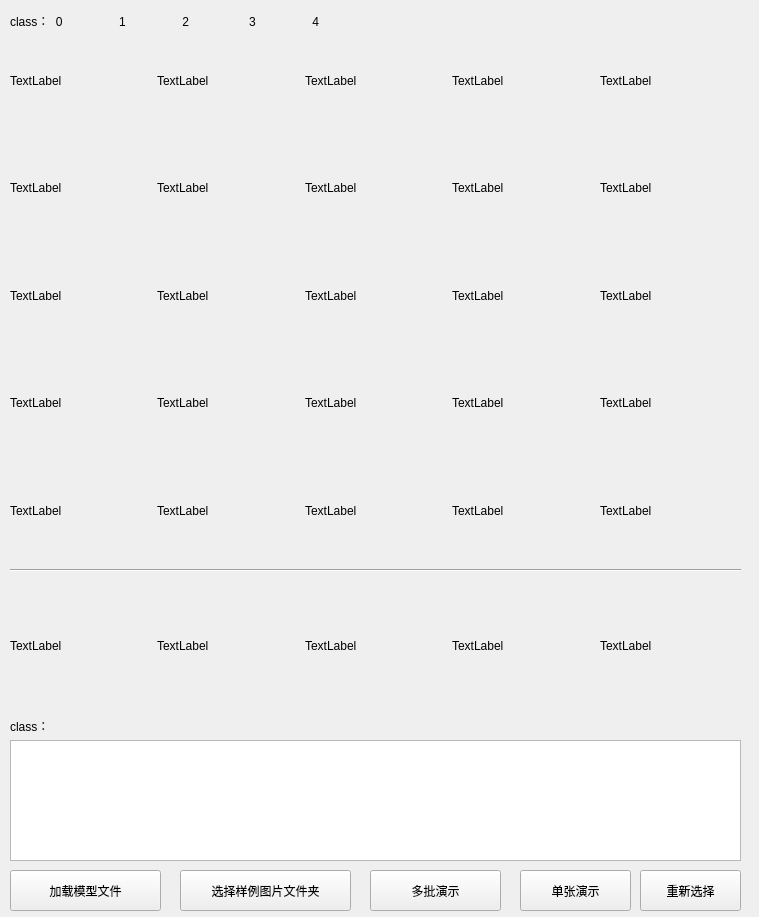
<?xml version="1.0" encoding="UTF-8"?>
<ui version="4.0">
 <class>Form</class>
 <widget class="QWidget" name="Form">
  <property name="geometry">
   <rect>
    <x>0</x>
    <y>0</y>
    <width>759</width>
    <height>917</height>
   </rect>
  </property>
  <property name="windowTitle">
   <string>miniimgnet_few_shot</string>
  </property>
  <widget class="QPlainTextEdit" name="TextEdit">
   <property name="geometry">
    <rect>
     <x>10</x>
     <y>740</y>
     <width>731</width>
     <height>121</height>
    </rect>
   </property>
  </widget>
  <widget class="QPushButton" name="button_multi_show">
   <property name="geometry">
    <rect>
     <x>370</x>
     <y>870</y>
     <width>131</width>
     <height>41</height>
    </rect>
   </property>
   <property name="text">
    <string>多批演示</string>
   </property>
  </widget>
  <widget class="QPushButton" name="button_select_folds">
   <property name="geometry">
    <rect>
     <x>180</x>
     <y>870</y>
     <width>171</width>
     <height>41</height>
    </rect>
   </property>
   <property name="text">
    <string>选择样例图片文件夹</string>
   </property>
  </widget>
  <widget class="QPushButton" name="button_load_model">
   <property name="geometry">
    <rect>
     <x>10</x>
     <y>870</y>
     <width>151</width>
     <height>41</height>
    </rect>
   </property>
   <property name="text">
    <string>加载模型文件</string>
   </property>
  </widget>
  <widget class="QPushButton" name="button_single_show">
   <property name="geometry">
    <rect>
     <x>520</x>
     <y>870</y>
     <width>111</width>
     <height>41</height>
    </rect>
   </property>
   <property name="text">
    <string>单张演示</string>
   </property>
  </widget>
  <widget class="QPushButton" name="button_clear">
   <property name="geometry">
    <rect>
     <x>640</x>
     <y>870</y>
     <width>101</width>
     <height>41</height>
    </rect>
   </property>
   <property name="text">
    <string>重新选择</string>
   </property>
  </widget>
  <widget class="QLabel" name="label_trainclass">
   <property name="geometry">
    <rect>
     <x>10</x>
     <y>10</y>
     <width>731</width>
     <height>21</height>
    </rect>
   </property>
   <property name="text">
    <string>class：  0                 1                 2                  3                 4</string>
   </property>
  </widget>
  <widget class="QLabel" name="label_testclass">
   <property name="geometry">
    <rect>
     <x>10</x>
     <y>710</y>
     <width>731</width>
     <height>31</height>
    </rect>
   </property>
   <property name="text">
    <string>class：</string>
   </property>
  </widget>
  <widget class="QWidget" name="horizontalLayoutWidget">
   <property name="geometry">
    <rect>
     <x>10</x>
     <y>30</y>
     <width>731</width>
     <height>531</height>
    </rect>
   </property>
   <layout class="QHBoxLayout" name="horizontalLayout">
    <item>
     <layout class="QVBoxLayout" name="verticalLayout">
      <item>
       <widget class="QLabel" name="train_11">
        <property name="text">
         <string>TextLabel</string>
        </property>
       </widget>
      </item>
      <item>
       <widget class="QLabel" name="train_12">
        <property name="text">
         <string>TextLabel</string>
        </property>
       </widget>
      </item>
      <item>
       <widget class="QLabel" name="train_13">
        <property name="text">
         <string>TextLabel</string>
        </property>
       </widget>
      </item>
      <item>
       <widget class="QLabel" name="train_14">
        <property name="text">
         <string>TextLabel</string>
        </property>
       </widget>
      </item>
      <item>
       <widget class="QLabel" name="train_15">
        <property name="text">
         <string>TextLabel</string>
        </property>
       </widget>
      </item>
     </layout>
    </item>
    <item>
     <layout class="QVBoxLayout" name="verticalLayout_6">
      <item>
       <widget class="QLabel" name="train_21">
        <property name="text">
         <string>TextLabel</string>
        </property>
       </widget>
      </item>
      <item>
       <widget class="QLabel" name="train_22">
        <property name="text">
         <string>TextLabel</string>
        </property>
       </widget>
      </item>
      <item>
       <widget class="QLabel" name="train_23">
        <property name="text">
         <string>TextLabel</string>
        </property>
       </widget>
      </item>
      <item>
       <widget class="QLabel" name="train_24">
        <property name="text">
         <string>TextLabel</string>
        </property>
       </widget>
      </item>
      <item>
       <widget class="QLabel" name="train_25">
        <property name="text">
         <string>TextLabel</string>
        </property>
       </widget>
      </item>
     </layout>
    </item>
    <item>
     <layout class="QVBoxLayout" name="verticalLayout_8">
      <item>
       <widget class="QLabel" name="train_31">
        <property name="text">
         <string>TextLabel</string>
        </property>
       </widget>
      </item>
      <item>
       <widget class="QLabel" name="train_32">
        <property name="text">
         <string>TextLabel</string>
        </property>
       </widget>
      </item>
      <item>
       <widget class="QLabel" name="train_33">
        <property name="text">
         <string>TextLabel</string>
        </property>
       </widget>
      </item>
      <item>
       <widget class="QLabel" name="train_34">
        <property name="text">
         <string>TextLabel</string>
        </property>
       </widget>
      </item>
      <item>
       <widget class="QLabel" name="train_35">
        <property name="text">
         <string>TextLabel</string>
        </property>
       </widget>
      </item>
     </layout>
    </item>
    <item>
     <layout class="QVBoxLayout" name="verticalLayout_9">
      <item>
       <widget class="QLabel" name="train_41">
        <property name="text">
         <string>TextLabel</string>
        </property>
       </widget>
      </item>
      <item>
       <widget class="QLabel" name="train_42">
        <property name="text">
         <string>TextLabel</string>
        </property>
       </widget>
      </item>
      <item>
       <widget class="QLabel" name="train_43">
        <property name="text">
         <string>TextLabel</string>
        </property>
       </widget>
      </item>
      <item>
       <widget class="QLabel" name="train_44">
        <property name="text">
         <string>TextLabel</string>
        </property>
       </widget>
      </item>
      <item>
       <widget class="QLabel" name="train_45">
        <property name="text">
         <string>TextLabel</string>
        </property>
       </widget>
      </item>
     </layout>
    </item>
    <item>
     <layout class="QVBoxLayout" name="verticalLayout_10">
      <item>
       <widget class="QLabel" name="train_51">
        <property name="text">
         <string>TextLabel</string>
        </property>
       </widget>
      </item>
      <item>
       <widget class="QLabel" name="train_52">
        <property name="text">
         <string>TextLabel</string>
        </property>
       </widget>
      </item>
      <item>
       <widget class="QLabel" name="train_53">
        <property name="text">
         <string>TextLabel</string>
        </property>
       </widget>
      </item>
      <item>
       <widget class="QLabel" name="train_54">
        <property name="text">
         <string>TextLabel</string>
        </property>
       </widget>
      </item>
      <item>
       <widget class="QLabel" name="train_55">
        <property name="text">
         <string>TextLabel</string>
        </property>
       </widget>
      </item>
     </layout>
    </item>
   </layout>
  </widget>
  <widget class="QWidget" name="horizontalLayoutWidget_2">
   <property name="geometry">
    <rect>
     <x>10</x>
     <y>580</y>
     <width>731</width>
     <height>131</height>
    </rect>
   </property>
   <layout class="QHBoxLayout" name="horizontalLayout_2">
    <item>
     <widget class="QLabel" name="test_1">
      <property name="text">
       <string>TextLabel</string>
      </property>
     </widget>
    </item>
    <item>
     <widget class="QLabel" name="test_2">
      <property name="text">
       <string>TextLabel</string>
      </property>
     </widget>
    </item>
    <item>
     <widget class="QLabel" name="test_3">
      <property name="text">
       <string>TextLabel</string>
      </property>
     </widget>
    </item>
    <item>
     <widget class="QLabel" name="test_4">
      <property name="text">
       <string>TextLabel</string>
      </property>
     </widget>
    </item>
    <item>
     <widget class="QLabel" name="test_5">
      <property name="text">
       <string>TextLabel</string>
      </property>
     </widget>
    </item>
   </layout>
  </widget>
  <widget class="Line" name="line">
   <property name="geometry">
    <rect>
     <x>10</x>
     <y>560</y>
     <width>731</width>
     <height>20</height>
    </rect>
   </property>
   <property name="orientation">
    <enum>Qt::Horizontal</enum>
   </property>
  </widget>
 </widget>
 <resources/>
 <connections/>
</ui>
